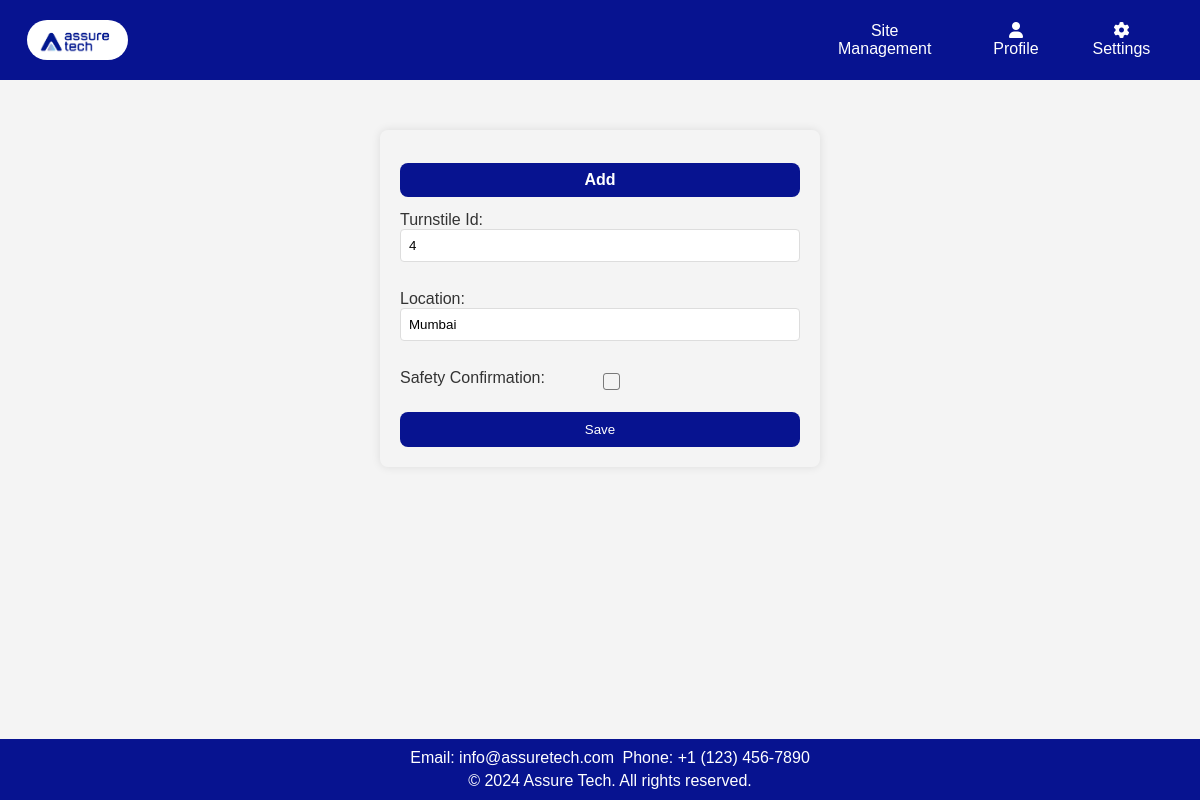
/edit_turnstile/4/, run on an earlier commit of the app's database.
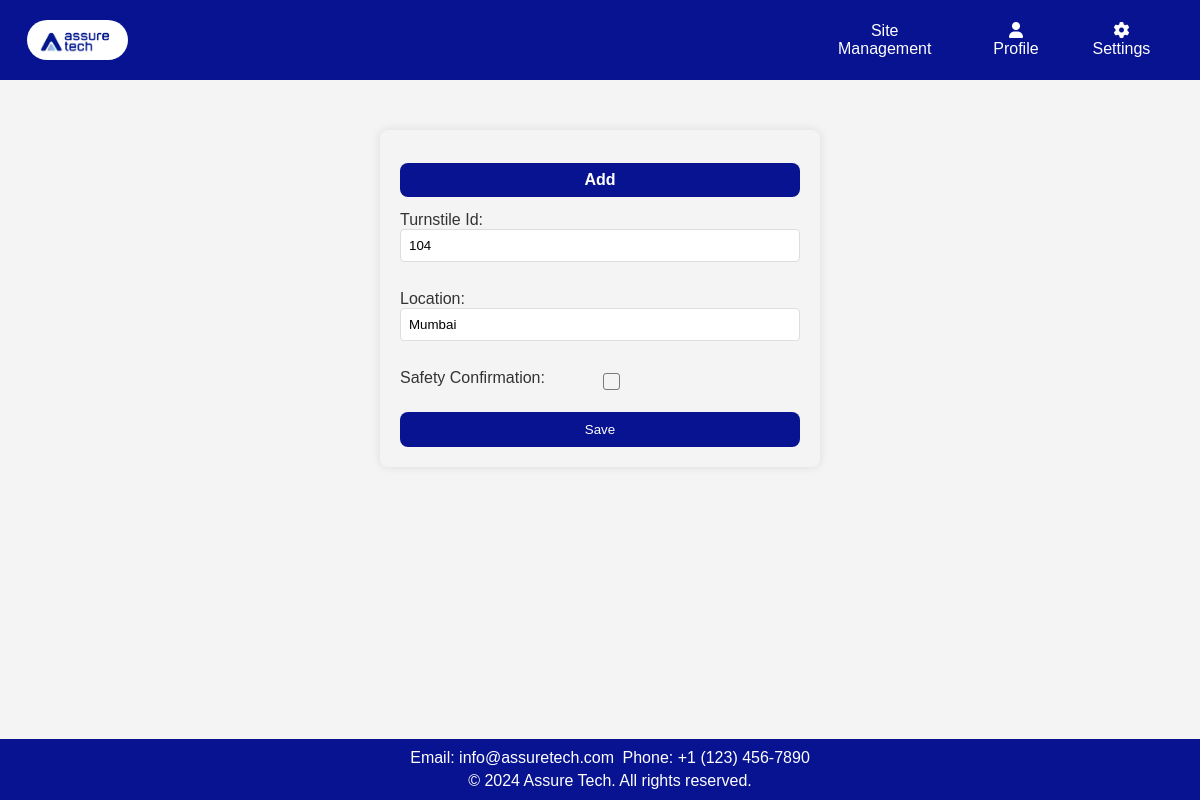
And on a later commit of the database.
### app1/models.py (models this page shows, shortened)
class Turnstile_S(models.Model):
    sr_no = models.AutoField(primary_key=True,unique=True)
    turnstile_id = models.IntegerField(unique=True)
    location = models.CharField(max_length=100)
    safety_confirmation = models.BooleanField(default=False)

### app1/views.py (the view)
# urls.py: path('edit_turnstile/<int:pk>/', TurnstileUpdateView.as_view(), name='turnstile_edit'),
class TurnstileUpdateView(UpdateView):
    model = Turnstile_S
    form_class = TurnstileForm
    template_name = 'app1/add_turnstile.html'
    success_url = reverse_lazy('setting_t')

### app1/forms.py
class TurnstileForm(forms.ModelForm):
    class Meta:
        model = Turnstile_S
        fields = ['turnstile_id','location','safety_confirmation']

### app1/templates/app1/add_turnstile.html (shortened to what this page needs)
<!DOCTYPE html>
<html lang="en">
<head>
    {% load static %}
    <link rel="stylesheet" href="https://cdnjs.cloudflare.com/ajax/libs/font-awesome/6.0.0/css/all.min.css">
</head>
<body>
    <header>
        <nav class="nav">
            <a class="logo" href="#"><img src="{% static 'app1/images/logo.jpg' %}" alt="Logo"></a>
            <a class="r1" href="{% url 'sites' %}">Site Management</a>
            <div class="dropdown">
                <a href="#" class="dropbtn"><i class="fas fa-user"></i>Profile</a>
            </div>
            <div class="dropdown">
                <a href="#" class="dropbtn"><i class="fas fa-cog"></i>Settings</a>
            </div>
        </nav>
    </header>
    <div class="content">
        <div class="form-container">
            <h2>Add</h2>
            <form method="post" enctype="multipart/form-data">
                <label for="{{ form.name.id_for_label }}">Turnstile Id:</label>
                {{ form.turnstile_id }}
                <br>
                <label for="{{ form.location.id_for_label }}">Location:</label>
                {{ form.location }}
                <br>
                <label class="checkbox-container" for="{{ form.safety_confirmation.id_for_label }}">Safety Confirmation:
                    <span class="checkmark"></span>
                </label>
                <button type="submit">Save</button>
            </form>
        </div>
    </div>
    <footer>
        <p>Email: info@assuretech.com</p>
        <p>Phone: +1 (123) 456-7890</p>
        <div class="footer-bottom">
            <p>&copy; 2024 Assure Tech. All rights reserved.</p>
        </div>
    </footer>
</body>
</html>

What changed in the data, as far as the page shows it:
changed Turnstile_S "Mumbai": turnstile_id "4" → "104"
